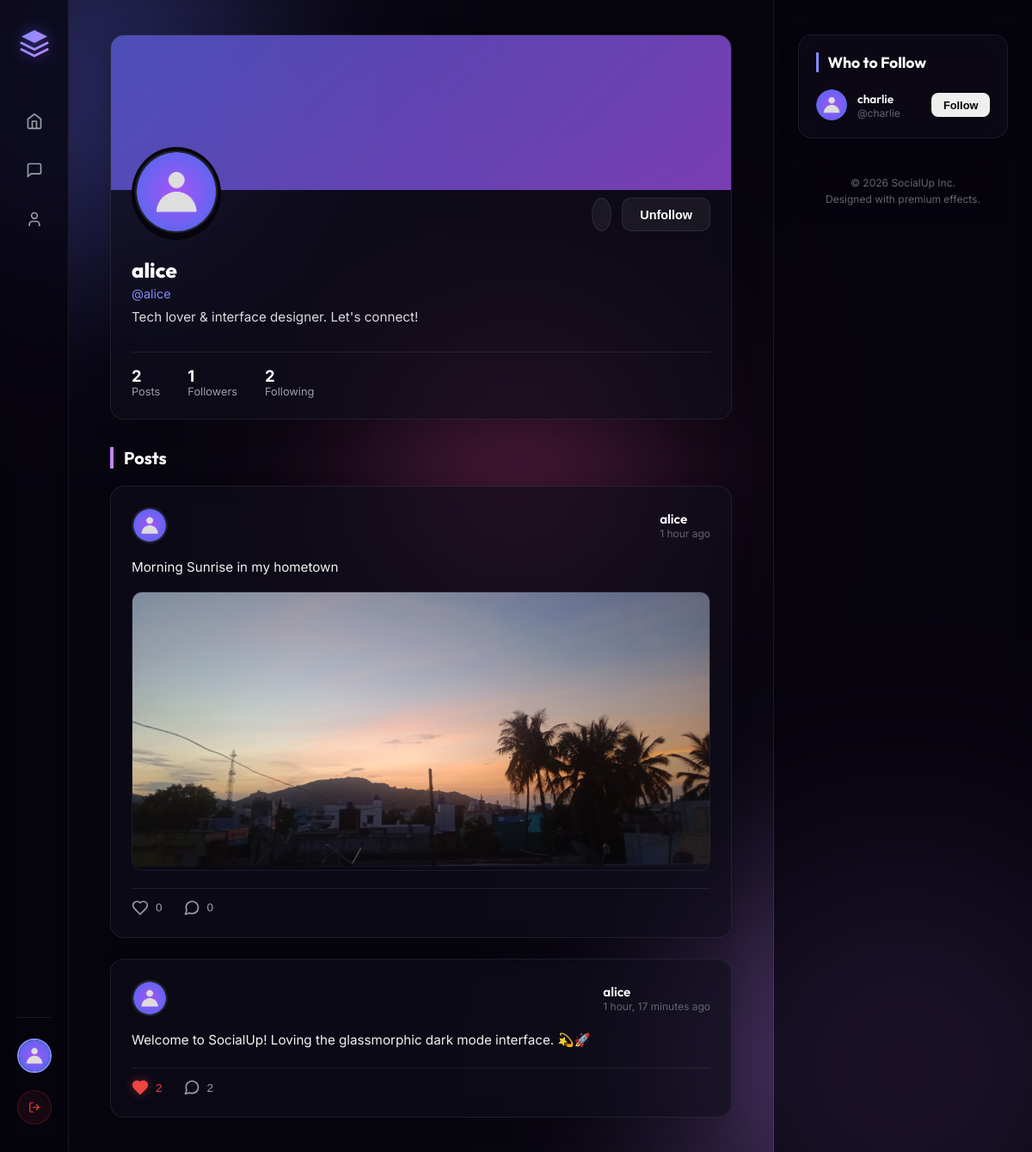
Screenshot of /profile/alice/ (signed in) with the database file from the repository.
### core/models.py (models this page shows, shortened)
class Profile(models.Model):
    user = models.OneToOneField(User, on_delete=models.CASCADE, related_name='profile')
    bio = models.TextField(blank=True, default='')
    profile_picture = models.ImageField(upload_to='profile_pics/', default='profile_pics/default.png', blank=True)
    banner_image = models.ImageField(upload_to='banner_pics/', default='banner_pics/default.png', blank=True)
    following = models.ManyToManyField('self', symmetrical=False, related_name='followers', blank=True)
    def is_following(self, profile):
        return self.following.filter(pk=profile.pk).exists()

class Post(models.Model):
    author = models.ForeignKey(User, on_delete=models.CASCADE, related_name='posts')
    content = models.TextField()
    image = models.ImageField(upload_to='posts/', blank=True, null=True)
    created_at = models.DateTimeField(auto_now_add=True)
    likes = models.ManyToManyField(User, related_name='liked_posts', blank=True)
    class Meta:
        ordering = ['-created_at']
    @property
    def likes_count(self):
        return self.likes.count()
    @property
    def comments_count(self):
        return self.comments.count()

### core/views.py (the view)
# urls.py: path('profile/<str:username>/', views.profile_view, name='profile'),
@login_required
def profile_view(request, username):
    user = get_object_or_404(User, username=username)
    profile = user.profile
    posts = user.posts.all()
    is_following = request.user.profile.is_following(profile)
    suggestions = Profile.objects.exclude(
        Q(user=request.user) | Q(followers=request.user.profile)
    )[:5]
    return render(request, 'core/profile.html', {
        'profile_user': user,
        'profile': profile,
        'posts': posts,
        'is_following': is_following,
        'suggestions': suggestions,
        'active_tab': 'profile' if user == request.user else ''
    })

### core/templates/core/profile.html (shortened to what this page needs)
{% extends 'core/base.html' %}
{% load static %}
{% block content %}
<div class="profile-wrapper">
    <div class="profile-card">
        <div class="profile-banner-container">
            {% if profile.banner_image and profile.banner_image.url != '/media/banner_pics/default.png' %}
                <img src="{{ profile.banner_image.url }}" alt="Banner" class="profile-banner">
            {% else %}
                <div class="profile-banner-fallback"></div>
            {% endif %}
        </div>
        <div class="profile-details-section">
            <div class="profile-avatar-row">
                <div class="profile-avatar-wrapper">
                    <img src="{% if profile.profile_picture %}{{ profile.profile_picture.url }}{% else %}{% static 'images/default.png' %}{% endif %}" alt="{{ profile_user.username }}" class="profile-avatar-large">
                </div>
                <div class="profile-actions-wrapper">
                    {% if request.user == profile_user %}
                        <button class="btn btn-secondary" onclick="openEditModal()">Edit Profile</button>
                    {% else %}
                        <div class="profile-action-group">
                            <a href="{% url 'inbox' %}?u={{ profile_user.username }}" class="btn btn-secondary btn-icon-only" title="Send Message">
                            </a>
                            <button class="btn {% if is_following %}btn-secondary{% else %}btn-primary{% endif %}" id="profile-follow-btn" data-profile-id="{{ profile.id }}" onclick="toggleFollowProfile(this)">
                                {% if is_following %}Unfollow{% else %}Follow{% endif %}
                            </button>
                        </div>
                    {% endif %}
                </div>
            </div>
            <div class="profile-info-content">
                <h2 class="profile-display-name">{{ profile_user.username }}</h2>
                <p class="profile-user-handle">@{{ profile_user.username }}</p>
                {% if profile.bio %}
                    <p class="profile-bio-text">{{ profile.bio }}</p>
                {% else %}
                    <p class="profile-bio-text empty">No bio written yet.</p>
                {% endif %}
                <div class="profile-stats-row">
                    <div class="stat-item">
                        <span class="stat-count">{{ posts.count }}</span>
                        <span class="stat-label">Posts</span>
                    </div>
                    <div class="stat-item">
                        <span class="stat-count" id="follower-count">{{ profile.followers.count }}</span>
                        <span class="stat-label">Followers</span>
                    </div>
                    <div class="stat-item">
                        <span class="stat-count" id="following-count">{{ profile.following.count }}</span>
                        <span class="stat-label">Following</span>
                    </div>
                </div>
            </div>
        </div>
    </div>
    <div class="profile-feed-section">
        <h3 class="feed-section-title">Posts</h3>
        <div class="posts-feed">
            {% if posts %}
                {% for post in posts %}
                    <article class="post-card" id="post-{{ post.id }}">
                        <div class="post-header">
                            <img src="{% if profile.profile_picture %}{{ profile.profile_picture.url }}{% else %}{% static 'images/default.png' %}{% endif %}" alt="{{ profile_user.username }}" class="post-avatar">
                            <div class="post-meta">
                                <h3 class="post-author-name">{{ profile_user.username }}</h3>
                                <time class="post-time" datetime="{{ post.created_at|date:'Y-m-d H:i' }}">{{ post.created_at|timesince }} ago</time>
                            </div>
                        </div>
                        <div class="post-body">
                            <p class="post-content">{{ post.content }}</p>
                            {% if post.image %}
                                <div class="post-image-wrapper">
                                    <img src="{{ post.image.url }}" alt="Post attachment" class="post-image">
                                </div>
                            {% endif %}
                        </div>
                        <div class="post-footer">
                            <div class="post-actions">
                                <button class="action-btn action-like {% if request.user in post.likes.all %}active{% endif %}" data-post-id="{{ post.id }}" onclick="toggleLike(this)">
                                    <svg class="action-icon stroke" viewBox="0 0 24 24" fill="none" stroke="currentColor" stroke-width="2" stroke-linecap="round" stroke-linejoin="round"><path d="M19 14c1.49-1.46 3-3.21 3-5.5A5.5 5.5 0 0 0 16.5 3c-1.76 0-3 .5-4.5 2-1.5-1.5-2.74-2-4.5-2A5.5 5.5 0 0 0 2 8.5c0 2.3 1.5 4.05 3 5.5l7 7Z"/></svg>
                                    <span class="likes-count">{{ post.likes_count }}</span>
                                </button>
                                <button class="action-btn action-comment" onclick="toggleCommentsSection({{ post.id }})">
                                    <span class="comments-count" id="comment-count-{{ post.id }}">{{ post.comments_count }}</span>
                                </button>
                            </div>
                        </div>
                    </article>
                {% endfor %}
            {% else %}
                <div class="empty-state">
                    <p class="empty-title">No posts yet</p>
                    <p class="empty-desc">This profile hasn't posted anything.</p>
                </div>
            {% endif %}
        </div>
    </div>
</div>
{% endblock %}

### core/templates/core/base.html (shortened to what this page needs)
{% load static %}
<!DOCTYPE html>
<html lang="en">
<head>
    <link rel="stylesheet" href="{% static 'css/style.css' %}">
</head>
<body>
    <div class="glow-bg glow-1"></div>
    <div class="glow-bg glow-2"></div>
    <div class="glow-bg glow-3"></div>
    <div class="app-container">
        <aside class="sidebar">
            <div class="brand">
                <div class="brand-logo">
                </div>
            </div>
            <nav class="nav-menu">
                <a href="{% url 'feed' %}" class="nav-item {% if active_tab == 'home' %}active{% endif %}" id="nav-home">
                    <svg class="nav-icon" viewBox="0 0 24 24" fill="none" stroke="currentColor" stroke-width="2" stroke-linecap="round" stroke-linejoin="round"><path d="m3 9 9-7 9 7v11a2 2 0 0 1-2 2H5a2 2 0 0 1-2-2z"/><polyline points="9 22 9 12 15 12 15 22"/></svg>
                </a>
                <a href="{% url 'inbox' %}" class="nav-item {% if active_tab == 'messages' %}active{% endif %}" id="nav-messages">
                    <svg class="nav-icon" viewBox="0 0 24 24" fill="none" stroke="currentColor" stroke-width="2" stroke-linecap="round" stroke-linejoin="round"><path d="M21 15a2 2 0 0 1-2 2H7l-4 4V5a2 2 0 0 1 2-2h14a2 2 0 0 1 2 2z"/></svg>
                </a>
                <a href="{% url 'profile' username=request.user.username %}" class="nav-item {% if active_tab == 'profile' %}active{% endif %}" id="nav-profile">
                    <svg class="nav-icon" viewBox="0 0 24 24" fill="none" stroke="currentColor" stroke-width="2" stroke-linecap="round" stroke-linejoin="round"><path d="M19 21v-2a4 4 0 0 0-4-4H9a4 4 0 0 0-4 4v2"/><circle cx="12" cy="7" r="4"/></svg>
                </a>
            </nav>
            <div class="sidebar-footer">
                <div class="user-pill">
                    <img src="{% if request.user.profile.profile_picture %}{{ request.user.profile.profile_picture.url }}{% else %}{% static 'images/default.png' %}{% endif %}" alt="{{ request.user.username }}" class="user-avatar-small">
                </div>
                <a href="{% url 'logout' %}" class="btn btn-logout" id="btn-logout">
                    <svg viewBox="0 0 24 24" fill="none" stroke="currentColor" stroke-width="2" stroke-linecap="round" stroke-linejoin="round"><path d="M9 21H5a2 2 0 0 1-2-2V5a2 2 0 0 1 2-2h4"/><polyline points="16 17 21 12 16 7"/><line x1="21" y1="12" x2="9" y2="12"/></svg>
                </a>
            </div>
        </aside>
        <main class="main-content">
            {% block content %}{% endblock %}
        </main>
        <aside class="right-panel">
            <div class="widget suggestions-widget">
                <h3 class="widget-title">Who to Follow</h3>
                <div class="suggestions-list">
                    {% if suggestions %}
                        {% for suggestion in suggestions %}
                            <div class="suggestion-card" id="suggestion-{{ suggestion.id }}">
                                <a href="{% url 'profile' username=suggestion.user.username %}" class="suggestion-link">
                                    <img src="{% if suggestion.profile_picture %}{{ suggestion.profile_picture.url }}{% else %}{% static 'images/default.png' %}{% endif %}" alt="{{ suggestion.user.username }}" class="suggestion-avatar">
                                    <div class="suggestion-info">
                                        <h4 class="suggestion-name">{{ suggestion.user.username }}</h4>
                                        <p class="suggestion-handle">@{{ suggestion.user.username }}</p>
                                    </div>
                                </a>
                                <button class="btn btn-follow-toggle btn-sm" data-profile-id="{{ suggestion.id }}" onclick="toggleFollow(this)">
                                    Follow
                                </button>
                            </div>
                        {% endfor %}
                    {% else %}
                        <p class="empty-state-text">No suggestions available.</p>
                    {% endif %}
                </div>
            </div>
            <div class="widget copyright-widget">
                <p>&copy; 2026 SocialUp Inc.</p>
                <p>Designed with premium effects.</p>
            </div>
        </aside>
    </div>
</body>
</html>

### rows the page displays
Profile: profile_picture (placeholder picture), bio "Tech lover & interface designer. Let's connect!", followers.count "1", following.count "2"
Post: profile_picture (placeholder picture), created_at "1 hour", content "Morning Sunrise in my hometown", image (picture), likes_count "0", comments_count "0"
Post: profile_picture (placeholder picture), created_at "1 hour, 17 minutes", content "Welcome to SocialUp! Loving the glassmorphic dark mode interface. 💫🚀", likes_count "2", comments_count "2"
Profile: profile_picture (placeholder picture), user.username "charlie"

### other values shown
{{ profile_user.username }} "alice"
{{ posts.count }} "2"
